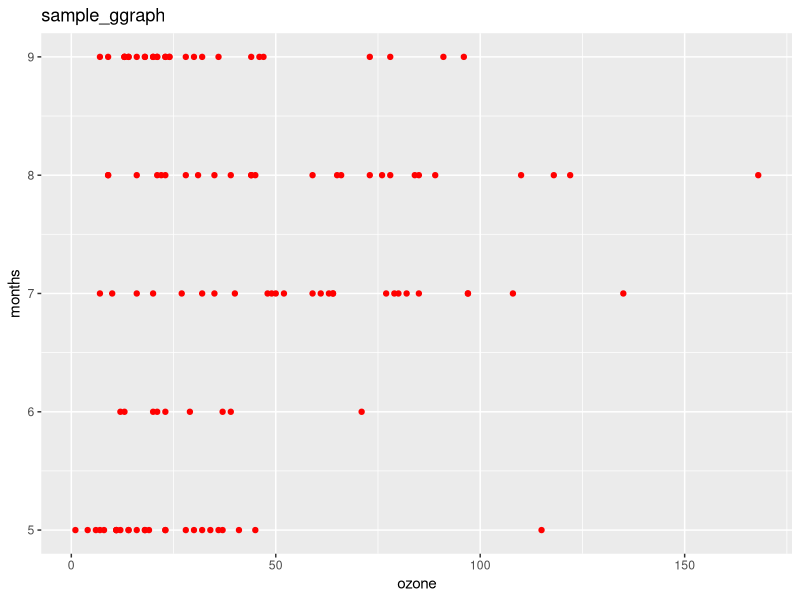

Source code (R):
#samiirrrr Babarr
#tidyverse =tidyr,dplyr,ggplot2 and 6more
#install.packages("tidyverse")

#STARTINNG OF TIDYR
#tisyr has two data formats as wide and longer

#wide to long=pivot_wider()
#long to wide=pivot_longer()

#syntax for wide 
#pivot_wider(
#data,names_from="columnname",value_from="columnname")

#syntax for long
#pivot_longer(
#data,names_to="columnname",value_to="columnname")

library(tidyr)
data("airquality")

#head and tail
head(airquality)
tail(airquality)

library(ggplot2)
#making visualization of airquality dataset

ggplot(data=airquality,
       aes(x=Ozone,y=Month))+
          geom_point(color="red")+
          labs(title="sample_ggraph",
          x="ozone",y="months")

#now converting the main data to longer data(tottal data... if we want specific columns then 
#we can go for col="columnnames

#1)#pivot_longer

samlonger<-pivot_longer(
  data=airquality,
  col=everything(),# here i have selected all columns
  names_to="Day",
  values_to="Solar.R"
)
print(samlonger)

#now taking only specific columns
samlonger<-pivot_longer(
  data=airquality,
  col=c("Temp","Wind","Ozone"),
  names_to="Name", #this will only columnname means my column name sis Nmae
  values_to="Value" #this will only columnname means my column name Value
)
print(samlonger)


#2)pivot_wider

#now pivoting into wider format
#here we cant access specific columns
samwider<-pivot_wider (
  data=airquality,
  
  names_from ="Day", #give columnname name
  values_from="Solar.R" #give columnname
)
print(samwider)


#3)unite function

samdata<-data.frame(
  frriends=c("vijay","virendra","laxman","azim","piyush"),
  their_surname=c("Dhame","Japtap","Patil","Pathan","Patil"),
  their_cgpa=c(6,7,8,9,6),
  birthdate=c("2/4/2006","3/5/2004","4/4/2002","5/6/2001","7/9/1999"),
  MdM_topics=c("R","KOTLIN","business_study","english","R")
)

#using_unite function add their last naem and name into fullname
united_data<-unite(
  data=samdata,
  col=full_name,c(frriends,their_surname),#this will create new column name
  sep="_",
)
print(united_data)


#4)seperate function

#now we will separate full name into first name and last name column
seperated_data<-separate(data=united_data,
                         full_name,
                         into=c("first_name","last_name"),sep="_")
print(seperated_data)

#one more example to seperate birthdates intoo day,month anmd year
seperating_dates<-separate(data=seperated_data,
                           birthdate,into=c("Divas","Mahina","Year"),sep="/")
print(seperating_dates)




##STARTING DPLYR

#there are 6 main functions in dplyr those are
#1)select
#2)filter
#3)mutate
#4)rename
#5)arrange
#6)summarise

#pipe function=used to connect with  data

#1)select

library(dplyr)
data("mtcars")
selecting_columns<-mtcars%>%select(mpg:gear)#here i have selected 
                                            #all columns from mpg  to gear
print("selecting_columns")

#2)filter(we can give here conditions)

filtering_data<-mtcars%>%filter(disp>160 & disp<240)#here i have given conditon that 
print(filtering_data)                               #select only data whos disp is
                                                    # more than 160 and less than240

#3)using  mutate function now


mutate_data<-mtcars%>%mutate(newcolumn1=disp+hp,
                              newcolumn2=vs*gear,
                              newcolumn3=mpg/cyl,
                              newcolumn4=mpg*cyl*drat+qsec/wt)
#here we just created 4 new columns by making operations of datsets's column
print(mutate_data)

#4)arrange
  #ascending order arrnaging
 arrangeing_data<-mtcars%>%arrange(hp)
 
  #descending order arranging
 arranging_data_desc<-mtcars%>%arrange(desc(carb))

 print(arrangeing_data) 
 print(arranging_data_desc)
 
#5)Rename
 renaminng_data<-mtcars%>%rename(horsepower=hp)
 #renamed hp column as horsepower
 print(renaminng_data)
 
#6)summariise
 final_<-mtcars%>%summarise(avg_qsec=mean(qsec),mode_carb=mode(carb),
                            median_mpg=median(mpg))
 #calculating mean,mode,median of columns
 print(final_)

 
 

                               












